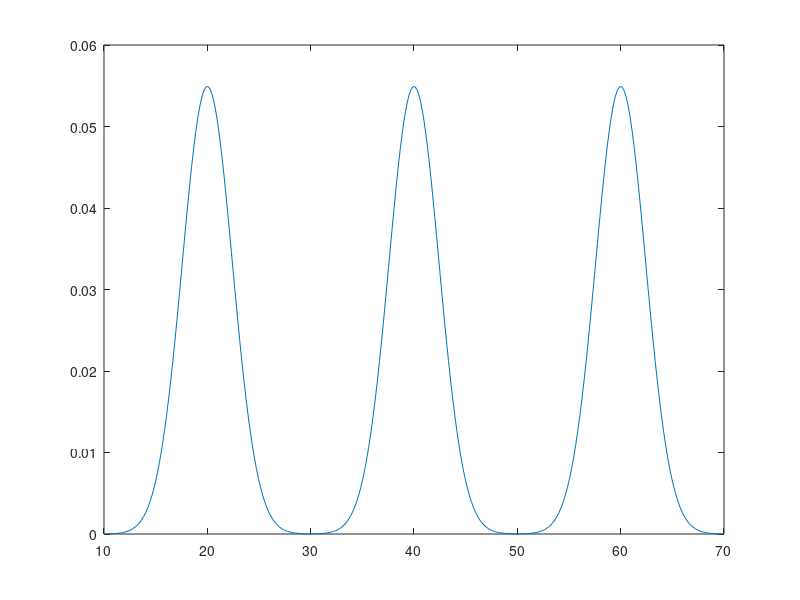

This figure's MATLAB source: (Note: this script raises an error after producing the figure.)
%%%%%%%%%%%%%%%%%%%%%%%%%%%%%%%%%%%%%%%%%%%%%%%%%%%%%%%%%%%%%%%%%%%%%%%%%%%
% This code runs all the commands used in this Project.
% 
% Submitted by: Ashwin Goyal (UID - 115526297)
%%%%%%%%%%%%%%%%%%%%%%%%%%%%%%%%%%%%%%%%%%%%%%%%%%%%%%%%%%%%%%%%%%%%%%%%%%%

% Define the folder of training set
trainFolder = '..\input\Images\TrainingSet\Frames\';
% Read all training image names
trainFiles = dir([trainFolder '*.jpg']);

% Define the folder of testing set
testFolder = '..\input\Images\TestSet\Frames\';
% Read all training image names
testFiles = dir([testFolder '*.jpg']);

% Define the folder of cropped buoys
cropFolder = '..\input\Images\TrainingSet\CroppedBuoys\';

% % Extract frames from the given video
% video2images('..\input\detectbuoy.avi',{trainFolder,testFolder})

% % Crop the images to get the training set
% cropImages(trainFolder,cropFolder)

% % Compute average histogram as well as the color distribution
% averageHistogram(trainFolder,cropFolder,'HSV')

% % Create video of segmented images using 1-D gaussian
% vidObj = VideoWriter('..\output\segment1D.mp4','MPEG-4');
% vidObj.Quality = 100;
% open(vidObj)
% count = 1;
% for i = 1:length(testFiles)+length(trainFiles)
%     if i == 1
%         I = segment1D('RGB',[trainFolder trainFiles(1).name],true,false);
%     elseif rem(i,10) == 1
%         count = count + 1;
%         I = segment1D('RGB',[trainFolder trainFiles(count).name],false,false);
%     else
%         I = segment1D('RGB',[testFolder testFiles(i-count).name],false,false);
%     end
%     for j = 1:6
%         writeVideo(vidObj,I)
%     end
% end
% close(vidObj)

% Create data using 3 1-D gaussians
data = cat(3,linspace(10,30)',linspace(30,50)',linspace(50,70)');
mu = [mean(data(:,:,1));mean(data(:,:,2));mean(data(:,:,3))];
sigma = [std(data(:,:,1));std(data(:,:,2));std(data(:,:,3))];
X = [data(:,:,1); data(:,:,2); data(:,:,3)];
X = sort(X);
figure('units','normalized','outerposition',[0 0 1 1])
Y = (normpdf(X,mu(1),sqrt(sigma(1))) + normpdf(X,mu(2),sqrt(sigma(2))) + normpdf(X,mu(3),sqrt(sigma(3))))/3;
plot(X,Y)
hold on
% Use EM to retrieve the three gaussians used
[new_mu,new_sigma,new_mixtureCoeff] = EM(3,X);
for i = 1:300
    for j = 1:3
        postProb(i,j) = new_mixtureCoeff(j)*gauss(X(i,:),new_mu(j,:),new_sigma(j,:,:));
    end
end
plot(X,sum(postProb,2))
hold off
xlabel('Data Points')
ylabel('Probability')
title('Probability Distribution')
legend('Actual PDF','Derived PDF')
saveas(gcf,'..\output\EM1D3N.jpg')

% Plot the data generated using 3 1-D gaussians again
figure('units','normalized','outerposition',[0 0 1 1])
plot(X,Y)
hold on
% Use EM to retrieve four gaussians instead of three
[new_mu,new_sigma,new_mixtureCoeff] = EM(4,X);
for i = 1:300
    for j = 1:4
        postProb(i,j) = new_mixtureCoeff(j)*gauss(X(i,:),new_mu(j,:),new_sigma(j,:,:));
    end
end
plot(X,sum(postProb,2))
hold off
xlabel('Data Points')
ylabel('Probability')
title('Probability Distribution')
legend('Actual PDF','Derived PDF')
saveas(gcf,'..\output\EM1D4N.jpg')

% Check if the algorithm works for 3-D gaussian
data = cat(3,(1 + rand(100,3))*10,(1 + rand(100,3))*20,(1 + rand(100,3))*30);
mu = [mean(data(:,:,1));mean(data(:,:,2));mean(data(:,:,3))];
sigma = cat(3,cov(data(:,:,1)),cov(data(:,:,2)),cov(data(:,:,3)));
X = [data(:,:,1); data(:,:,2); data(:,:,3)];
X = sort(X);
mixtureCoeff = ones(3,1)/3;
for i = 1:300
    for j = 1:3
        postProb(i,j) = mixtureCoeff(j)*gauss(X(i,:),mu(j,:),sigma(j,:,:));
    end
end
figure('units','normalized','outerposition',[0 0 1 1])
scatter3(X(:,1),X(:,2),X(:,3),40,sum(postProb,2),'filled')
hold on
[new_mu,new_sigma,new_mixtureCoeff] = EM(3,X);
for i = 1:300
    for j = 1:3
        postProb(i,j) = new_mixtureCoeff(j)*gauss(X(i,:),new_mu(j,:),new_sigma(j,:,:));
    end
end
scatter3(X(:,1),X(:,2),X(:,3),40,sum(postProb,2),'filled')
hold off
xlabel('X - Data Points')
ylabel('Y - Data Points')
zlabel('Z - Data Points')
cb = colorbar;
cb.Label.String = 'Probability';
title('Probability Distribution')
legend('Actual PDF','Derived PDF')
saveas(gcf,'..\output\EM3D3N.jpg')




function N = gauss(x, mu, sigma)
% This function computes N(x|mu,sigma)

    sigma = reshape(sigma,[size(sigma,2) size(sigma,3)]);
    N = (1/(2*pi)^(size(x,2)/2))*(1/sqrt(det(sigma)))*exp(-0.5*((x - mu)/sigma)*(x - mu)');
    if isnan(N)
        N = 0;
    end
    
end